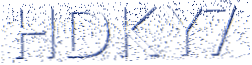
#> input picture misc/Captcha Hackathon/pytesser_v0.0.1/image1.png, 252 x 65 px
$ python script.py   (Python 2 division)
#> lines starting #> are read from the running program, lines starting #| are printed output that depends on the picture
### misc/Captcha Hackathon/pytesser_v0.0.1/util.py
"""Utility functions for processing images for delivery to Tesseract"""

import os

def image_to_scratch(im, scratch_image_name):
	"""Saves image in memory to scratch file.  .bmp format will be read correctly by Tesseract"""
	im.save(scratch_image_name, dpi=(200,200))

# [5 lines left out: function retrieve_text, not called in this run]

def perform_cleanup(scratch_image_name, scratch_text_name_root):
	"""Clean up temporary files from disk"""
	for name in (scratch_image_name, scratch_text_name_root + '.txt', "tesseract.log"):
		try:
			os.remove(name)
		except OSError:
			pass

### misc/Captcha Hackathon/pytesser_v0.0.1/pytesser.py
"""OCR in Python using the Tesseract engine from Google
http://code.google.com/p/pytesser/
by Michael J.T. O'Kelly
V 0.0.1, 3/10/07"""

import Image
import subprocess

import util
import errors

tesseract_exe_name = 'tesseract' # Name of executable to be called at command line
scratch_image_name = "temp.bmp" # This file must be .bmp or other Tesseract-compatible format
scratch_text_name_root = "temp" # Leave out the .txt extension
cleanup_scratch_flag = True  # Temporary files cleaned up after OCR operation

def call_tesseract(input_filename, output_filename):
	"""Calls external tesseract.exe on input file (restrictions on types),
	outputting output_filename+'txt'"""
	args = [tesseract_exe_name, input_filename, output_filename]
	proc = subprocess.Popen(args)
	retcode = proc.wait()
	if retcode!=0:
		errors.check_for_errors()

def image_to_string(im, cleanup = cleanup_scratch_flag):
	"""Converts im to file, applies tesseract, and fetches resulting text.
	If cleanup=True, delete scratch files after operation."""
	try:
		util.image_to_scratch(im, scratch_image_name)
		call_tesseract(scratch_image_name, scratch_text_name_root)
		text = util.retrieve_text(scratch_text_name_root)
	finally:
		if cleanup:
			util.perform_cleanup(scratch_image_name, scratch_text_name_root)
	return text

# [18 lines left out: function image_file_to_string, not called in this run]


# [13 lines that do not run on import are left out]

### misc/Captcha Hackathon/pytesser_v0.0.1/script.py
from PIL import Image
import ImageEnhance
from pytesser import *
#from urllib import urlretrieve

#def get(link):
#    urlretrieve(link,'temp.png')

#get('http://www.site.com/captcha.php');
im = Image.open("image1.png")
#> im is the input picture: PIL image 252x65 RGB; mean R, G, B 231.5, 233.9, 241
nx, ny = im.size
#> nx = 252; ny = 65
im2 = im.resize((int(nx*5), int(ny*5)), Image.BICUBIC)
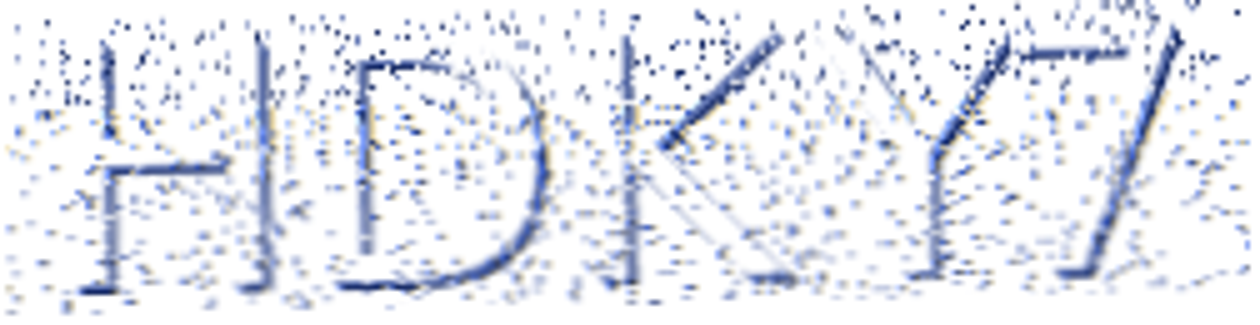
#> im2: PIL image 1260x325 RGB; mean R, G, B 230.8, 233.4, 240.6
im2.save("temp2.png")
enh = ImageEnhance.Contrast(im)
enh.enhance(1.3).show("30% more contrast")
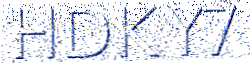
#> shown: PIL image 252x65 RGB; mean R, G, B 226.7, 229.8, 238.8

imgx = Image.open('temp2.png')
imgx = imgx.convert("RGBA")
pix = imgx.load()
for y in xrange(imgx.size[1]):
    for x in xrange(imgx.size[0]):
        if pix[x, y] != (0, 0, 0, 255):
            pix[x, y] = (255, 255, 255, 255)
imgx.save("bw.gif", "GIF")
original = Image.open('bw.gif')
bg = original.resize((116, 56), Image.NEAREST)
ext = ".tif"
bg.save("input-NEAREST" + ext)
image = Image.open('input-NEAREST.tif')
#> image: PIL image 116x56 P; every value is 254
print image_to_string(im)
#> (the run stopped early here; a loop or call above may not have finished)
